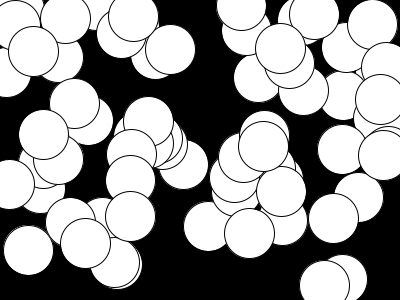
Frame 1 (no input)
Frame 60 (the mouse pressed at the canvas centre just before this capture): identical to frame 1, image omitted
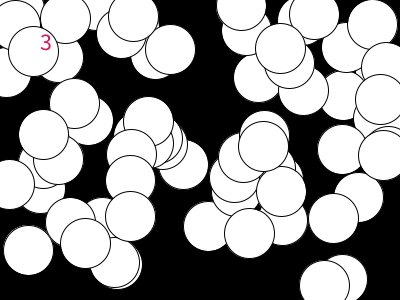
Frame 120 (the mouse held since frame 60 and released just before this capture)

The Processing sketch that drew these frames (run headless with seeded random() and noise(); from frame 60 on, the mouse is pressed at the canvas centre):

// Processing sketch: segundaAct_MoverCirculo
// ── segundaAct_MoverCirculo.pde
import java.util.List;
Circulo tmp;
List <Circulo>lista; // <> Operador Diamante
String q="";
float x,y;
int n=-1; // para el id del circulo
int k = 70; // numero de circulos en la lista
void setup(){
    size(400,300);
    lista = new <Circulo>ArrayList();
    tmp = null;
    for(int i=0; i <k ;i++){
       x = random(width);
       y = random(height);
       tmp = new Circulo(x,y,50,i);
       lista.add(tmp);
    }
}

void draw(){
   background(0);
   for(int i=0; i < lista.size() ;i++){
       tmp = lista.get(i);
       tmp.dibuja();
   }
   textSize(24);
   fill(#DB145D);
   text(q,40,50);
   fill(255);
}

void mousePressed(){
  q="";
   for(int i=lista.size()-1; i>=0  ;i--){
          tmp = lista.get(i);
          if (tmp.isAdentro(mouseX, mouseY) ) {
             n = tmp.id;
             q += tmp.id;
             tmp.mover=true;
             break;
          }
   }
   
}

void mouseReleased(){
   q = "";
   n = -1; // no se está seleccionando nigún círculo.
   tmp.mover = false;
   tmp = null;
}

void mouseDragged(){
   if(n!=-1){
     tmp = lista.get(n);
     tmp.mover=true;
     tmp.x = mouseX;
     tmp.y = mouseY;
   }
}

// ── Circulo.pde
class Circulo{
  float x;
  float y;
  float diametro;
  int id;
  boolean mover;
 
  Circulo(float a, float b, float c, int d){
     x = a;
     y = b;
     diametro = c;
     id = d;
     ellipseMode(CENTER);
     mover = false;
   }


    void dibuja(){
       ellipse(x,y,diametro,diametro);
    }
    
    boolean isAdentro(float a, float b){
       if( dist(a,b,x,y) < diametro/2)
             return true;
       else
             return false;
    }
         
}
